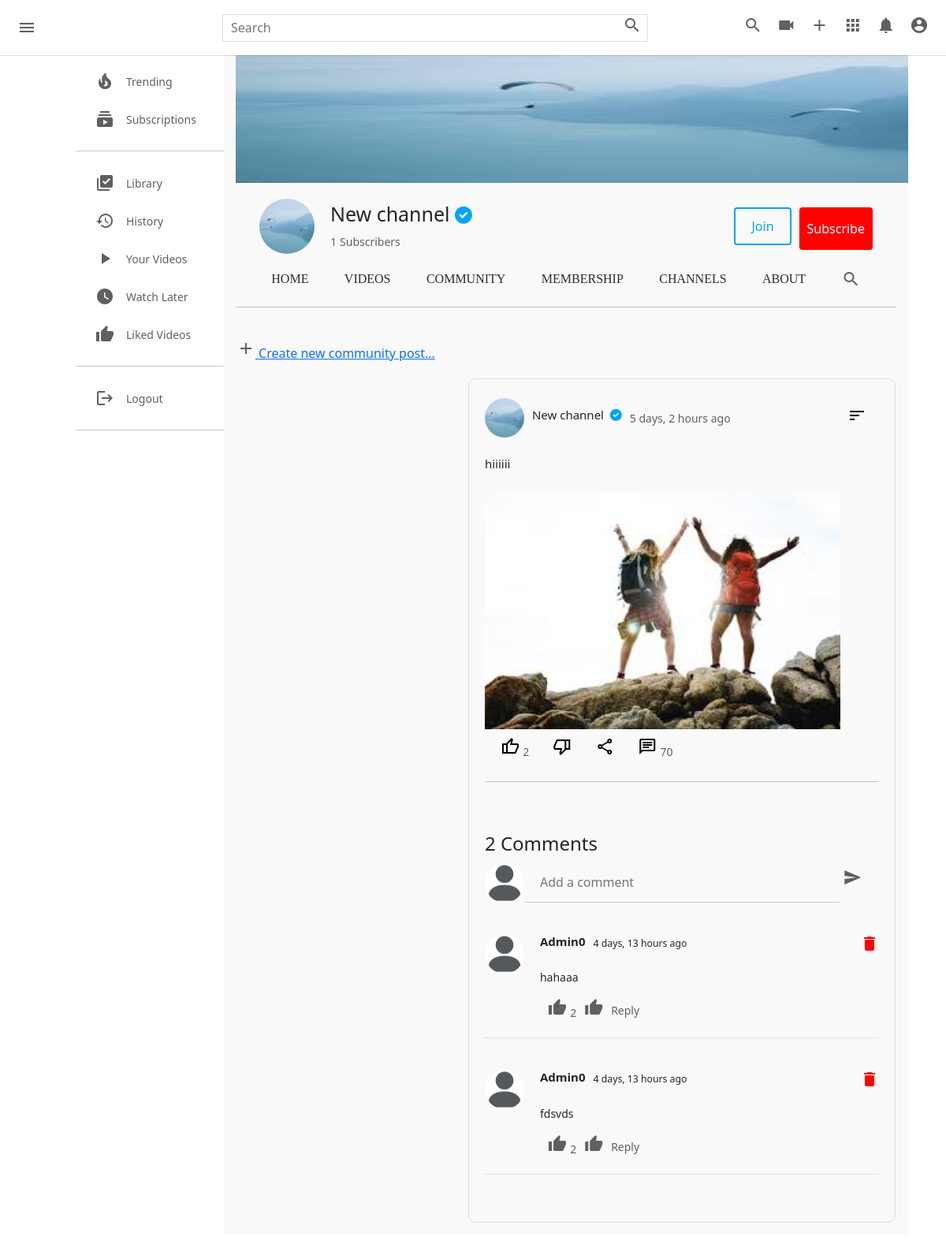
Before: /c/2/community/1 (signed in) with the older database file.
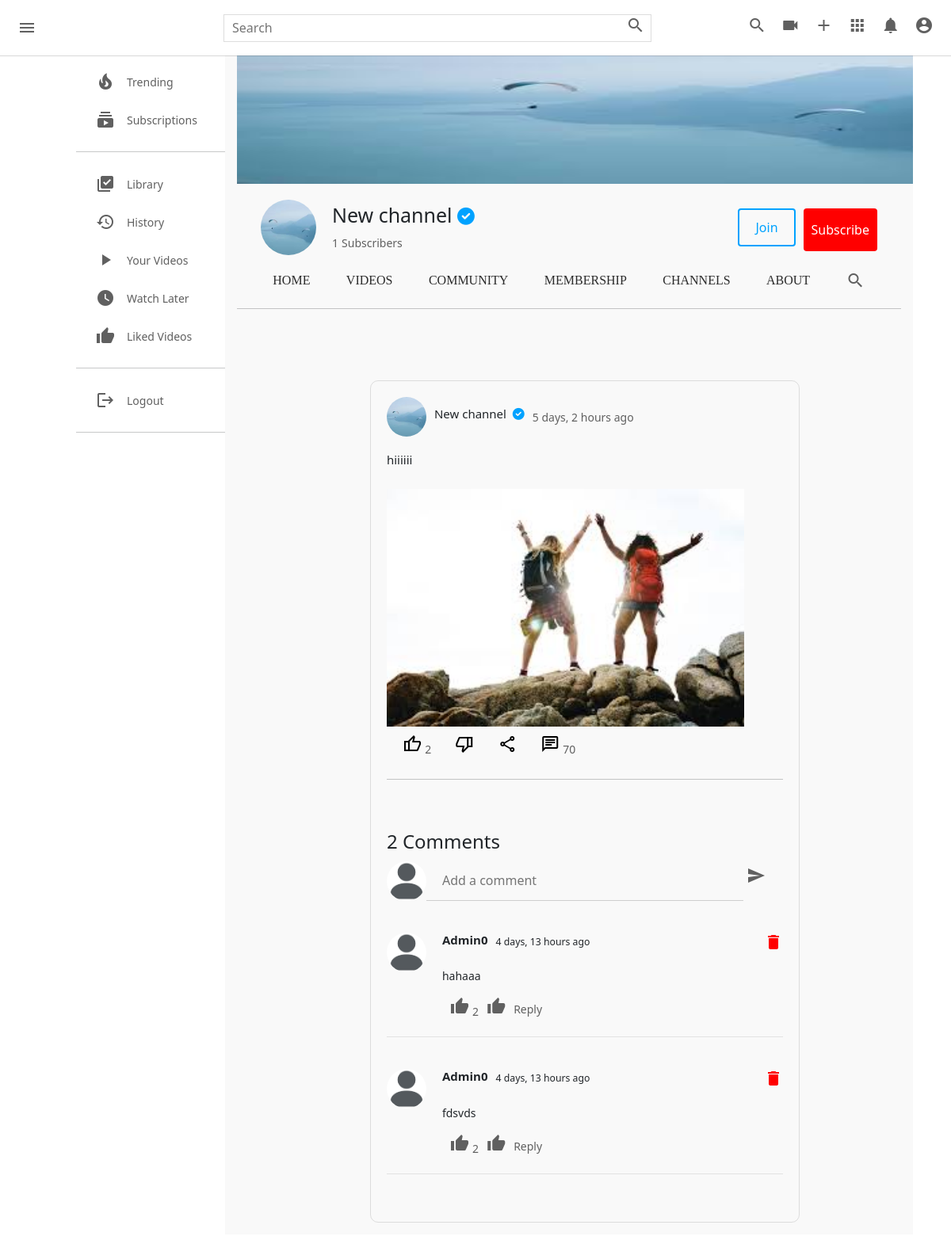
After: the same page with the newer database file.
### channel/views.py (the view)
# urls.py: path("<channel_id>/community/<int:community_id>", views.channel_community_detail, name="channel-community-detail"),
def channel_community_detail(request, channel_id, community_id):
  channel = get_object_or_404(Channel, id=channel_id)
  community = Community.objects.get(channel=channel, id=community_id, status="active")
  comments = CommunityComment.objects.filter(active=True, community=community).order_by("-date")
  context = {
    "channel": channel,
    "community": community,
    "comments": comments,
  }
  return render(request, "channel/channel-community-detail.html", context)

### templates/channel/channel-community-detail.html (shortened to what the changed rows need)
{% load static %}
<!DOCTYPE html>
<html lang="en">
<head>
    <link rel="stylesheet" href="{% static 'css/style.css' %}" type="text/css" />
    <link rel="stylesheet" href="{% static 'css/single.css' %}" type="text/css">
    <link rel="stylesheet" href="https://use.fontawesome.com/releases/v6.0.0/css/all.css" />
</head>
<body>
    <div class="mainBody">
        <div class="videos">
            {% include 'channel/partials/channel-header.html' %}
            <div class="videos__container">
                {% if channel.user == request.user %}
                <a href="{% url 'create-community-post' request.user.channel.id %}"><i class="material-icons ">add</i> Create new community post...</a>
                {% endif %}
                <div class="content-border">
                    <div class="content-div">
                        {% include 'partials/alert.html' %}
                        <div class="header-comm">
                            {% if community.channel.user == request.user %}
                            <div class="dropdown">
                                <button class="dropbtn">
                                    <i class="material-symbols-outlined">sort</i>
                                </button>
                            </div>
                            {% endif %}
                        </div>
                        <hr><br><br>
                    </div>
                </div>
            </div>
        </div>
    </div>
</body>
</html>

Changed rows visible on the page:
changed Channel "New channel": user_id 2 → 1 (drawn)
Other visible differences:
text no longer shown: "Create new community post..."
